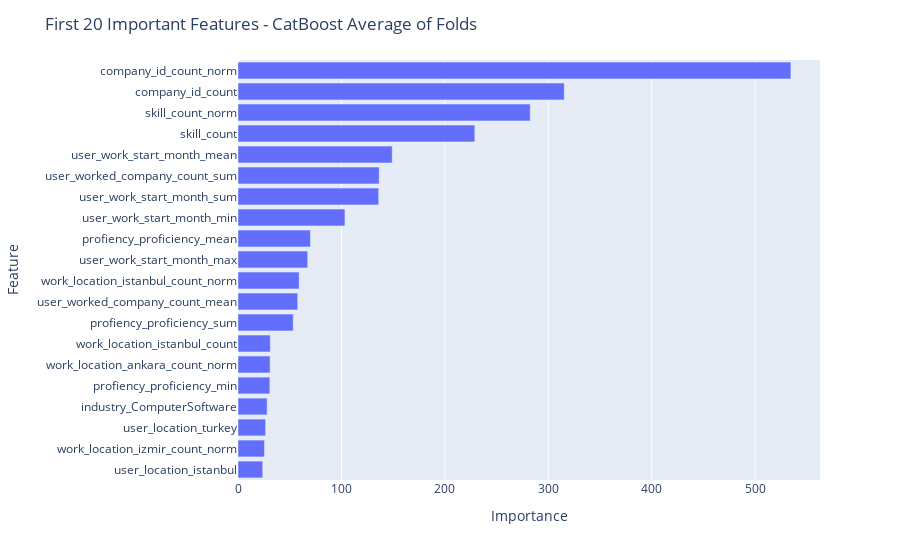

Write notebook code for a chart like this one.
### Code cell
test = pd.read_csv("./test_user_lang_work.csv")
df = pd.read_csv("./data/test_users.csv")
test["user_id"] = df["user_id"]
test = test.merge(skills_countencode_test_agg, on="user_id", how="left")
test.drop(columns=["user_id","user_work_start_year_min", "user_work_start_year_mean","user_work_start_year_sum"],inplace=True)

models = encode_test(skills_countencode_train_agg)
model_preds = [model.predict(test) for model in models]
model_preds

### Figure 1 — Plotly figure (JSON) as saved in the notebook; plotly's stock layout.template omitted (floating-point values rounded to 4 significant figures)
{"data": [{"alignmentgroup": "True", "hovertemplate": "Importance=%{x}<br>Feature=%{y}<extra></extra>", "legendgroup": "", "marker": {"color": "#636efa", "pattern": {"shape": ""}}, "name": "", "offsetgroup": "", "orientation": "h", "showlegend": false, "textposition": "auto", "type": "bar", "x": [23.9, 25.6, 26.7, 28.2, 30.8, 31, 31.2, 53.4, 57.7, 59.1, 67.4, 70, 103.4, 136, 136.5, 149.1, 228.9, 282.5, 315.4, 534.5], "xaxis": "x", "y": ["user_location_istanbul", "work_location_izmir_count_norm", "user_location_turkey", "industry_ComputerSoftware", "profiency_proficiency_min", "work_location_ankara_count_norm", "work_location_istanbul_count", "profiency_proficiency_sum", "user_worked_company_count_mean", "work_location_istanbul_count_norm", "user_work_start_month_max", "profiency_proficiency_mean", "user_work_start_month_min", "user_work_start_month_sum", "user_worked_company_count_sum", "user_work_start_month_mean", "skill_count", "skill_count_norm", "company_id_count", "company_id_count_norm"], "yaxis": "y"}], "layout": {"barmode": "relative", "legend": {"tracegroupgap": 0}, "margin": {"t": 60}, "title": {"text": "First 20 Important Features - CatBoost Average of Folds"}, "xaxis": {"anchor": "y", "domain": [0, 1], "title": {"text": "Importance"}}, "yaxis": {"anchor": "x", "domain": [0, 1], "title": {"text": "Feature"}}}}
